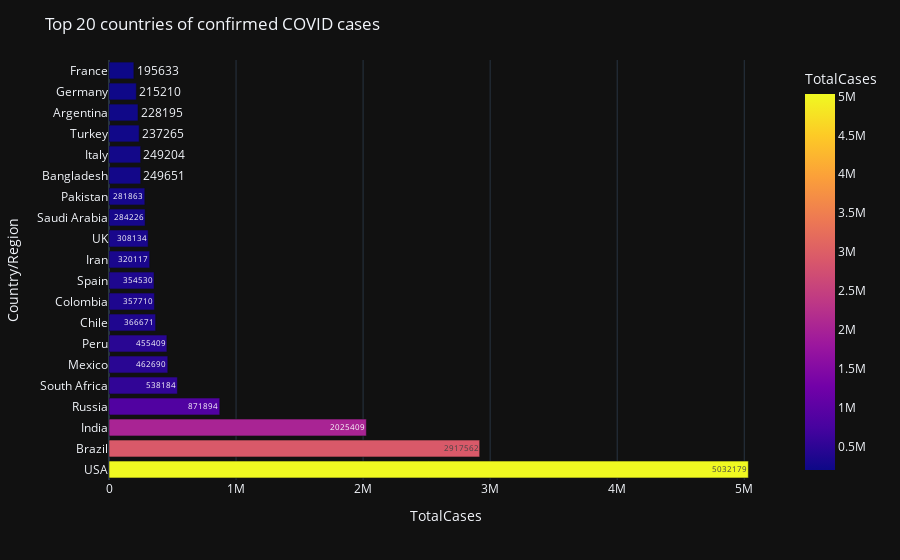

Write notebook code for a chart like this one.
### Code cell
fig = ex.bar(worldometer_data.iloc[0:20],x='TotalCases',y='Country/Region',text='TotalCases', color='TotalCases')
fig.update_layout(template='plotly_dark', title_text='Top 20 countries of confirmed COVID cases')
fig.show()

### Figure 1 — Plotly figure (JSON) as saved in the notebook; plotly's stock layout.template omitted (floating-point values rounded to 4 significant figures)
{"data": [{"alignmentgroup": "True", "hovertemplate": "TotalCases=%{marker.color}<br>Country/Region=%{y}<extra></extra>", "legendgroup": "", "marker": {"color": [5032179, 2917562, 2025409, 871894, 538184, 462690, 455409, 366671, 357710, 354530, 320117, 308134, 284226, 281863, 249651, 249204, 237265, 228195, 215210, 195633], "coloraxis": "coloraxis", "pattern": {"shape": ""}}, "name": "", "offsetgroup": "", "orientation": "h", "showlegend": false, "text": [5032179, 2917562, 2025409, 871894, 538184, 462690, 455409, 366671, 357710, 354530, 320117, 308134, 284226, 281863, 249651, 249204, 237265, 228195, 215210, 195633], "textposition": "auto", "type": "bar", "x": [5032179, 2917562, 2025409, 871894, 538184, 462690, 455409, 366671, 357710, 354530, 320117, 308134, 284226, 281863, 249651, 249204, 237265, 228195, 215210, 195633], "xaxis": "x", "y": ["USA", "Brazil", "India", "Russia", "South Africa", "Mexico", "Peru", "Chile", "Colombia", "Spain", "Iran", "UK", "Saudi Arabia", "Pakistan", "Bangladesh", "Italy", "Turkey", "Argentina", "Germany", "France"], "yaxis": "y"}], "layout": {"autosize": true, "barmode": "relative", "coloraxis": {"colorbar": {"title": {"text": "TotalCases"}}, "colorscale": [[0, "#0d0887"], [0.1111, "#46039f"], [0.2222, "#7201a8"], [0.3333, "#9c179e"], [0.4444, "#bd3786"], [0.5556, "#d8576b"], [0.6667, "#ed7953"], [0.7778, "#fb9f3a"], [0.8889, "#fdca26"], [1, "#f0f921"]]}, "legend": {"tracegroupgap": 0}, "margin": {"t": 60}, "title": {"text": "Top 20 countries of confirmed COVID cases"}, "xaxis": {"anchor": "y", "autorange": true, "domain": [0, 1], "range": [0, 5297000.0], "title": {"text": "TotalCases"}, "type": "linear"}, "yaxis": {"anchor": "x", "autorange": true, "domain": [0, 1], "range": [-0.5, 19.5], "title": {"text": "Country/Region"}, "type": "category"}}}
